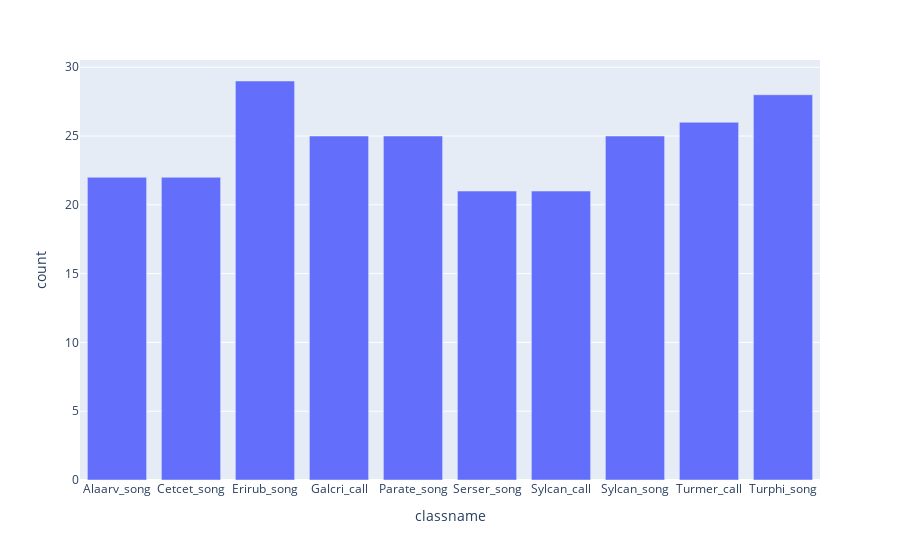

The notebook cell this image was saved under:
### Code cell
# import plotly.graph_objects as go
import plotly.express as px
tmp = class_count.to_frame()
tmp = tmp.reset_index()
tmp = tmp.rename(columns={"index": "classname", "classname": "count"})
tmp = tmp.sort_values(by=['classname'])
# print(tmp)
fig = px.bar(tmp[tmp['count']>20], x='classname', y='count')
fig.show()

### Figure 1 — Plotly figure (JSON) as saved in the notebook; plotly's stock layout.template omitted (floating-point values rounded to 4 significant figures)
{"data": [{"alignmentgroup": "True", "hovertemplate": "classname=%{x}<br>count=%{y}<extra></extra>", "legendgroup": "", "marker": {"color": "#636efa"}, "name": "", "offsetgroup": "", "orientation": "v", "showlegend": false, "textposition": "auto", "type": "bar", "x": ["Alaarv_song", "Cetcet_song", "Erirub_song", "Galcri_call", "Parate_song", "Serser_song", "Sylcan_call", "Sylcan_song", "Turmer_call", "Turphi_song"], "xaxis": "x", "y": [22, 22, 29, 25, 25, 21, 21, 25, 26, 28], "yaxis": "y"}], "layout": {"barmode": "relative", "legend": {"tracegroupgap": 0}, "margin": {"t": 60}, "xaxis": {"anchor": "y", "domain": [0, 1], "title": {"text": "classname"}}, "yaxis": {"anchor": "x", "domain": [0, 1], "title": {"text": "count"}}}}
